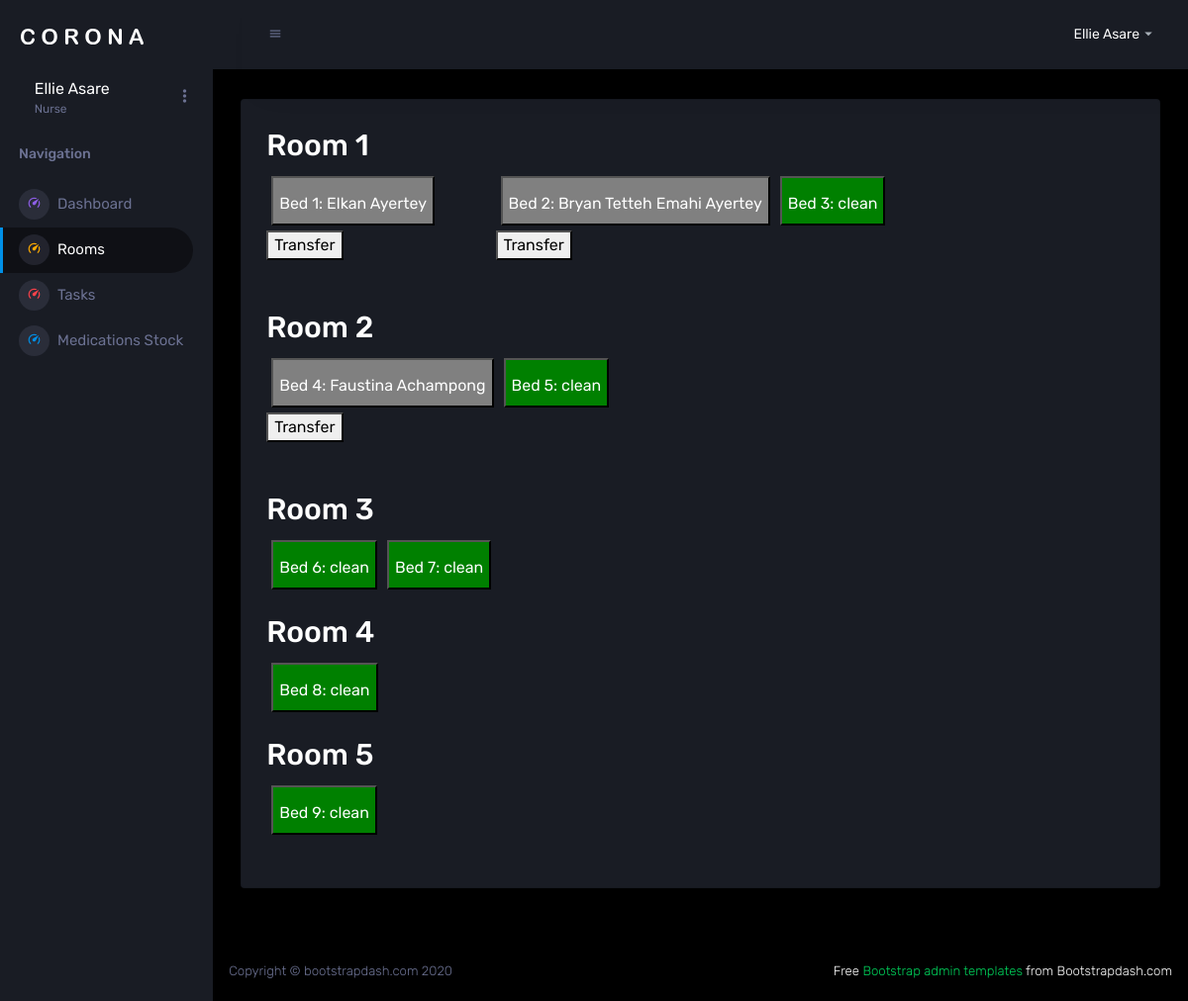
The page /pages/nurse/rooms.php (signed in) on the database as committed earlier.
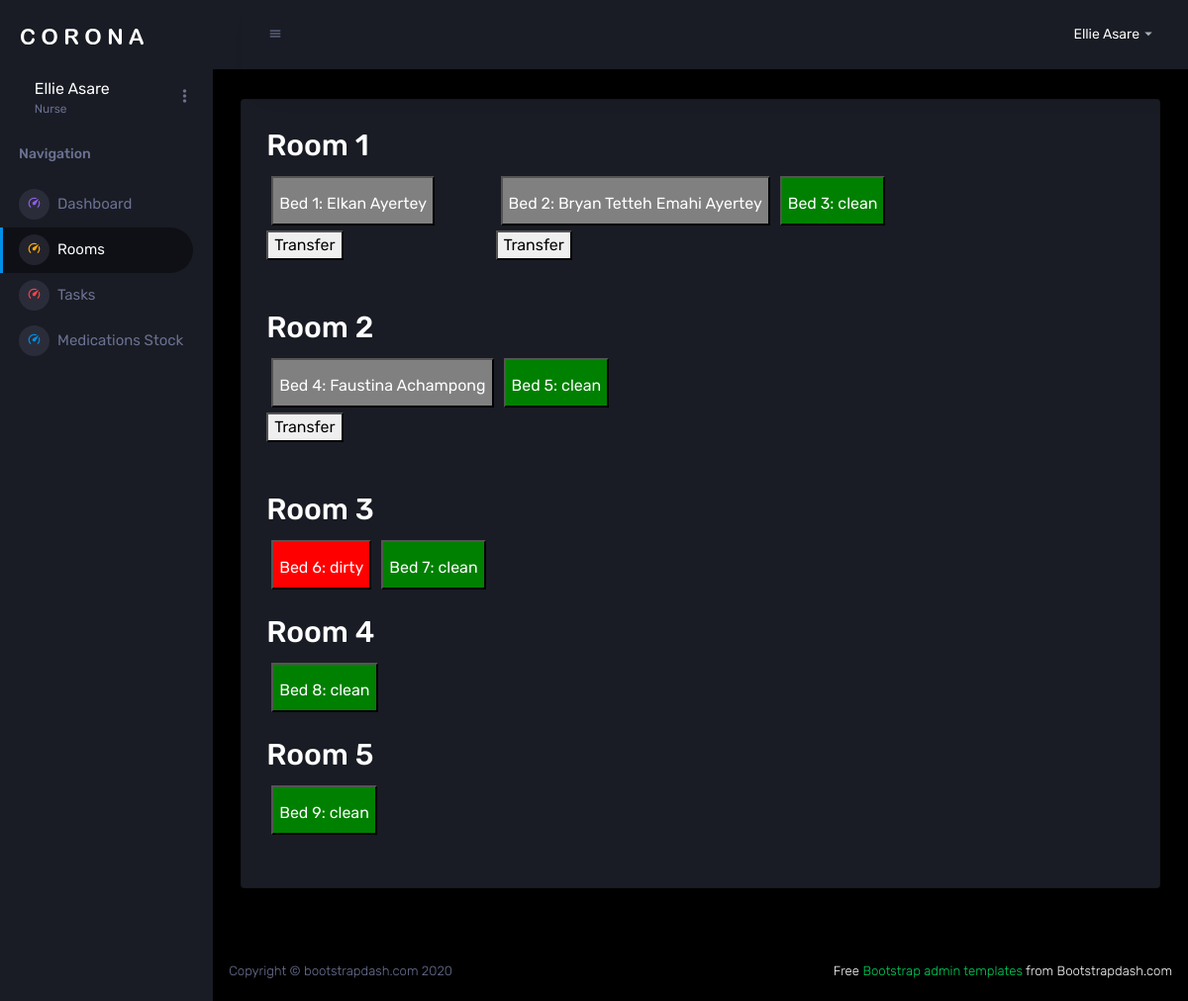
The same page on the database as committed later.
### tables this page shows
CREATE TABLE `beds` (
  `bed_id` int(11) NOT NULL,
  `room_id` int(11) NOT NULL,
  `status` enum('occupied','clean','dirty') NOT NULL
);

### pages/nurse/rooms.php (the view, shortened to what this page needs)
<?php
 include "../conn.php";
 $sql = "SELECT concat(Fname,' ',LName) 'Patient Name',beds.room_id, beds.bed_id,beds.status,pb.apt_id FROM `beds`
 left join (SELECT * from patients_beds WHERE end_date is null) pb
 on beds.bed_id = pb.bed_id
 LEFT join appointments on appointments.id = pb.apt_id
 Left join patient on appointments.patient_id = patient.pat_id
 order by beds.bed_id;";
 $result = $conn->query($sql);
 if ($result->num_rows > 0) {
    $bedsArray = array();
    while ($row = $result->fetch_assoc()) {
        $bedsArray[$row["room_id"]][] = array(
            "bed_id" => $row["bed_id"],
            "status" => $row["status"],
            "apt_id" =>$row["apt_id"],
            "p_name" =>$row["Patient Name"]
        );
    }
} else {
    echo "0 results";
}
?>
<!DOCTYPE html>
<html lang="en">
<head>
</head>
<body>
<!DOCTYPE html>
<html lang='en'>
  <head>
    <link rel='stylesheet' href='../../assets/vendors/mdi/css/materialdesignicons.min.css'>
    <link rel='stylesheet' href='../../assets/vendors/css/vendor.bundle.base.css'>
    <link rel='stylesheet' href='../../assets/css/style.css'>
  </head>
  <body>
  <div class='container-scroller'>
    <?php include '../nav.php';?>
  <div class='main-panel'>
        <div class='content-wrapper'>
            <div class='row '>
              <div class='col-12 grid-margin'>
                <div class='card'>
                  <div class='card-body'>
                    <?php
    for ($i=1; $i < sizeof($bedsArray)+1; $i++) {
        echo '<div class="room">';
        echo '<h2>Room ' . $i . '</h2>';
        echo '<div class="beds">';
        foreach ($bedsArray[$i] as $bed) {
            $statusClass = $bed['status'] === 'occupied' ? $bed["p_name"]: ($bed['status'] === 'clean' ? 'clean' : 'dirty');
            echo '<div>';
            if($statusClass ==$bed["p_name"]){
                echo " <form action= 'viewpatient.php' method='post'>";
            }else{
                echo " <form action= 'rooms.php' method='post'>";
            }
            echo "<input type ='submit' class='bed ".$bed['status']."' value = 'Bed ".$bed['bed_id'].": $statusClass'>";
            echo "</form>";
            if($statusClass == $bed["p_name"]){
                echo "<button onclick='openOption(".$bed['bed_id'].")'>Transfer</button>";
                echo "<form action= 'rooms.php' method='post'>";
                    echo "</form>";
                    echo "</div>";
            }
            echo '</div>';
        }
        echo '</div>';
        echo '</div>';
    }?>
                  </div>
                </div>
              </div>
            </div>
          <footer class='footer'>
            <div class='d-sm-flex justify-content-center justify-content-sm-between'>
              <span class='text-muted d-block text-center text-sm-left d-sm-inline-block'>Copyright © bootstrapdash.com 2020</span>
              <span class='float-none float-sm-right d-block mt-1 mt-sm-0 text-center'> Free <a href='https://www.bootstrapdash.com/bootstrap-admin-template/' target='_blank'>Bootstrap admin templates</a> from Bootstrapdash.com</span>
            </div>
          </footer>
</body>
</html>

Rows that differ between the two databases and show on the page:
changed beds: status+bed_id "Bed 6: clean" → "Bed 6: dirty"
